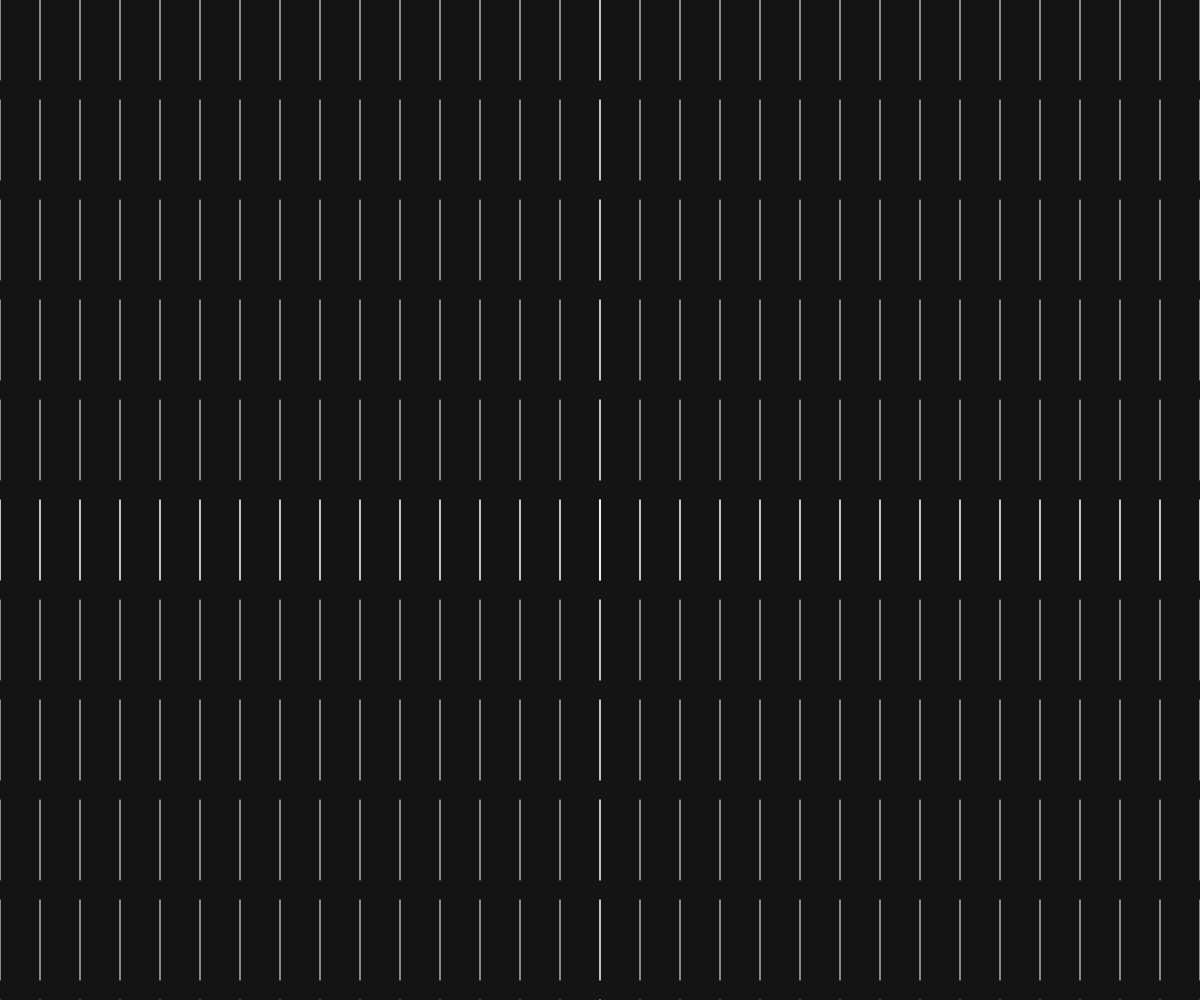
Frame 1 (no input)
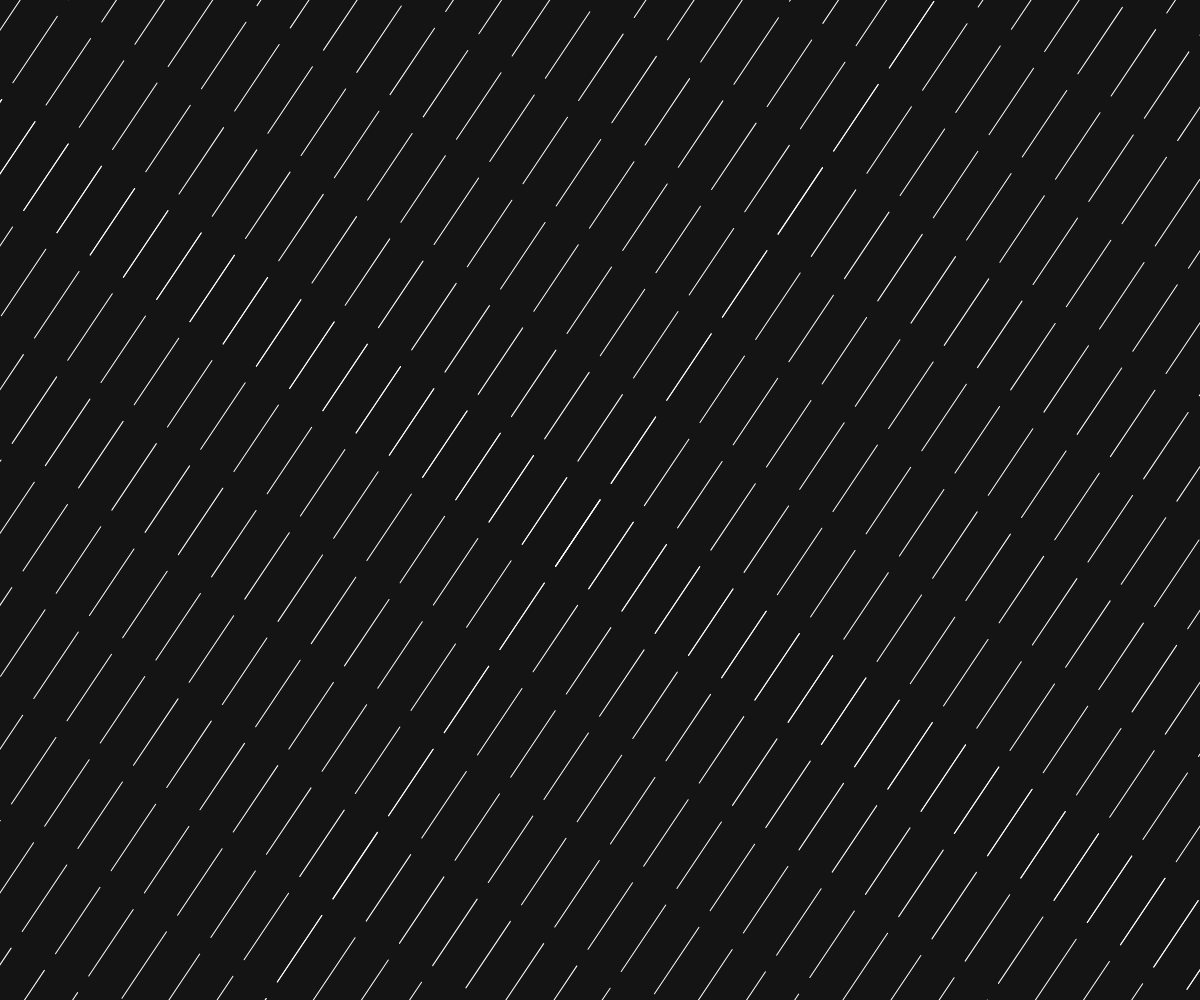
Frame 60 (no input)
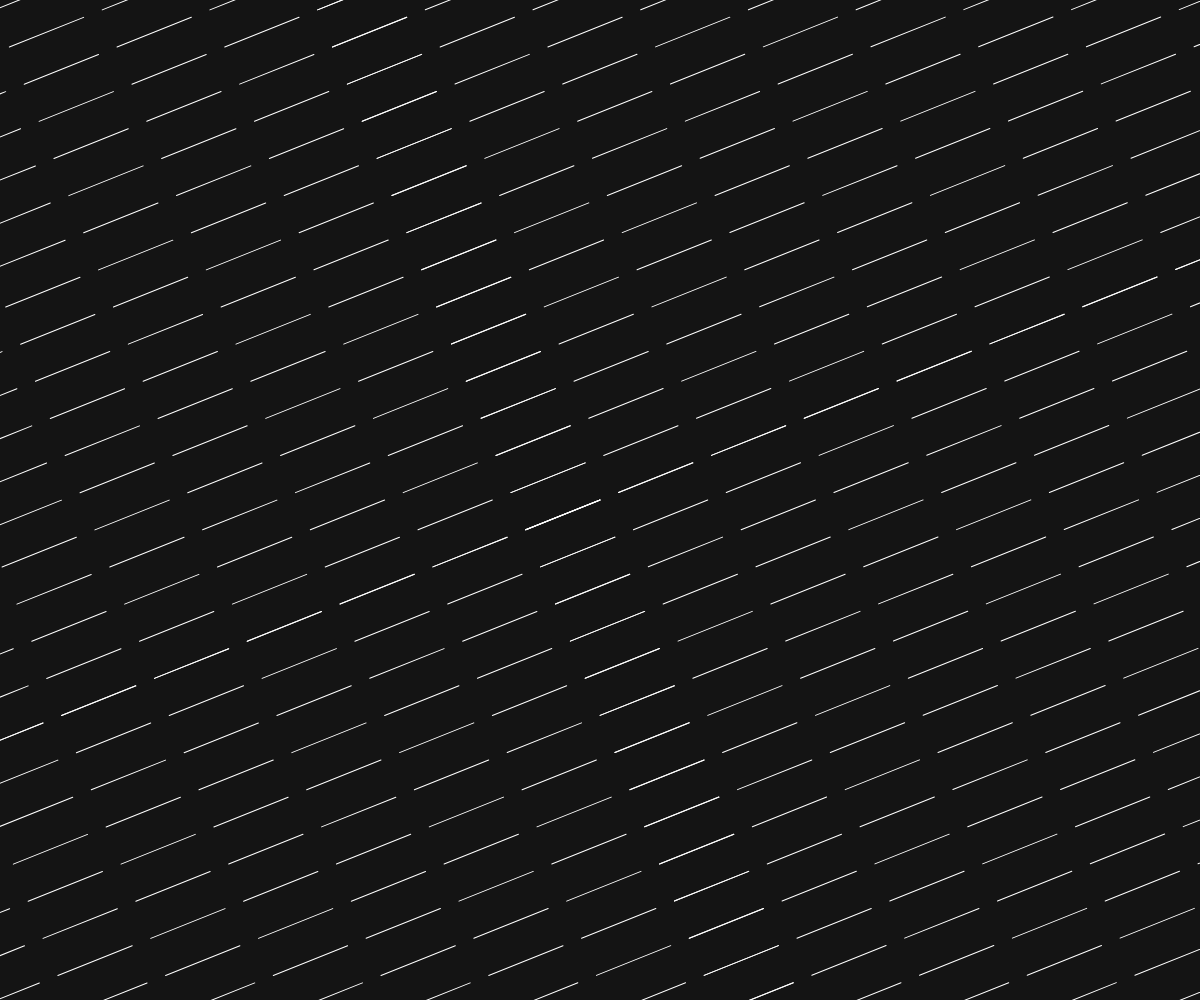
Frame 120 (the mouse pressed at the canvas centre since frame 60)

The p5.js sketch that drew these frames (run headless with seeded random() and noise() and a simulated clock; from frame 60 on, the mouse is pressed at the canvas centre):

// p5.js sketch
// ── sketch.js
let x;
let y;
let Length = 80;
let Angle = 0;

function setup() {
  createCanvas(windowWidth, windowHeight);
  x = width / 2;
  y = height / 2;
}

function draw() {
  background(20);
  stroke(255);
  translate(x, y);
  rotate(Angle);
  for (let j = 0; j < 30; j++) {
    for (let i = 0; i < 15; i++) {
      line(0 + 40 * j, 0 + 100 * i, 0 + 40 * j, 0 + 100 * i + Length);
      line(0 - 40 * j, 0 + 100 * i, 0 - 40 * j, 0 + 100 * i + Length);
      line(0 + 40 * j, 0 - 100 * i, 0 + 40 * j, 0 - 100 * i + Length);
      line(0 - 40 * j, 0 - 100 * i, 0 - 40 * j, 0 - 100 * i + Length);
    }
  }
  Angle += 0.01;
}
